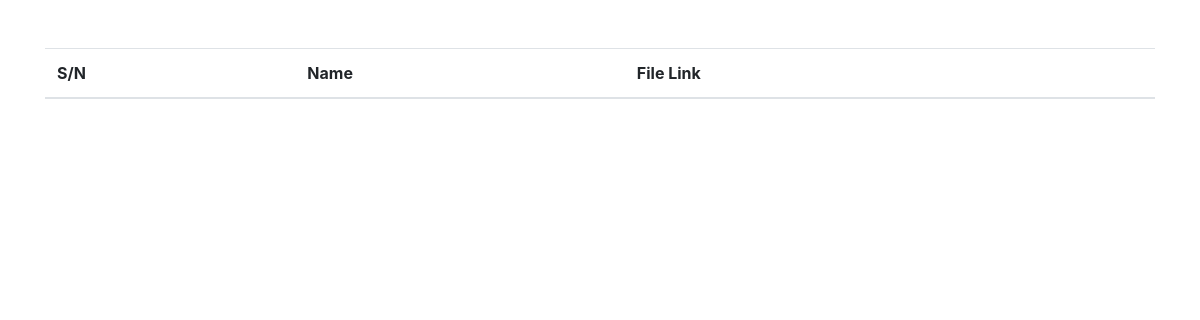
Before: /dstore/view with the older database file.
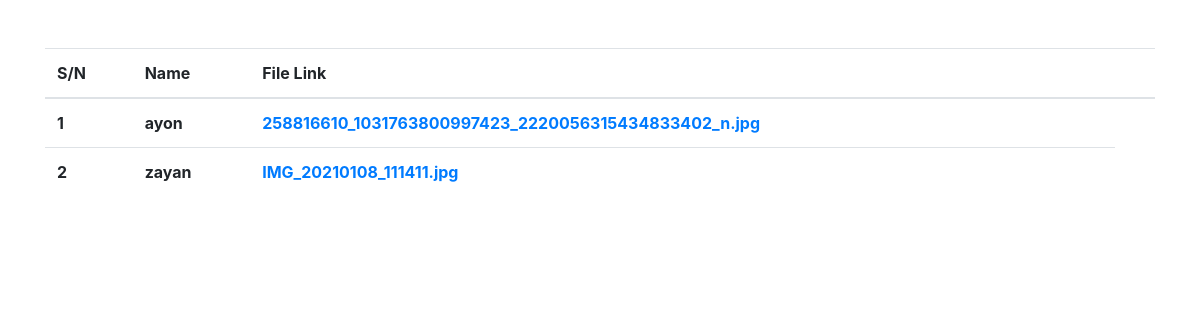
After: the same page with the newer database file.
### webpage/models.py (models this page shows, shortened)
class file_upload(models.Model):
    ids = models.AutoField(primary_key=True)
    file_name = models.CharField(max_length=255)
    my_file = models.FileField(upload_to='')

### webpage/views.py (the view)
# urls.py: path('dstore/view', webviwes.show_file),
def show_file(request):
    all_data = file_upload.objects.all()
    context = {
        'data': all_data
    }
    return render(request, 'webpage/view.html', context)

### webpage/templates/webpage/view.html (shortened to what this page needs)
<!DOCTYPE html>
<html lang="en">
<head>
    <link rel="stylesheet" href="https://maxcdn.bootstrapcdn.com/bootstrap/4.0.0/css/bootstrap.min.css"
 />
</head>
<body>
    <div class="container mt-5">
        <div class="row">
            <div class="col-12">
                <table class="table">
                    <thead>
                      <tr>
                        <th >S/N</th>
                        <th >Name</th>
                        <th >File Link</th>
                        <th ></th>
                      </tr>
                    </thead>
                    <tbody>
                      {% for d in data %}
                      <tr>
                        <th>{{forloop.counter}}</th>
                        <th>{{d.file_name}}</th>
                        <th><a download href="{{d.my_file.url}}">{{d.my_file}}</a></th>
                      </tr>
                      {% endfor %}
                    </tbody>
                  </table>
            </div>
        </div>
    </div>
</body>
</html>

Changed rows visible on the page:
added file_upload: file_name "ayon", my_file "258816610_1031763800997423_2220056315434833402_n.jpg"
added file_upload: file_name "zayan", my_file "IMG_20210108_111411.jpg"
